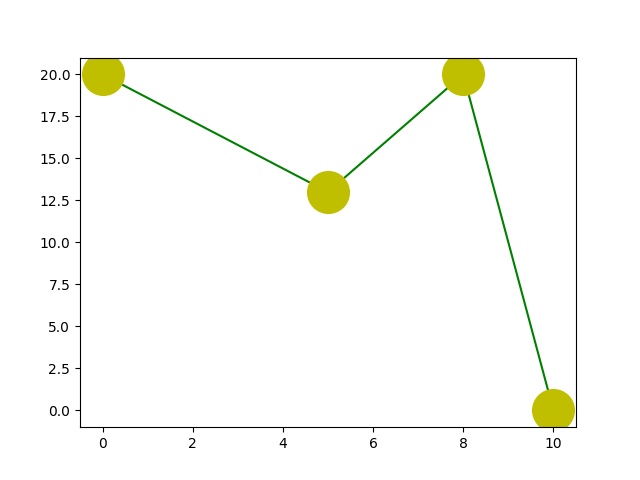

Write Python code to recreate this figure.
import matplotlib.pyplot as mp
import numpy as np
mp.plot(np.array([0,5,8,10]),np.array([20,13,20,0]),'g',marker='o',ms=30,mec='y',mfc='y')
mp.show()
